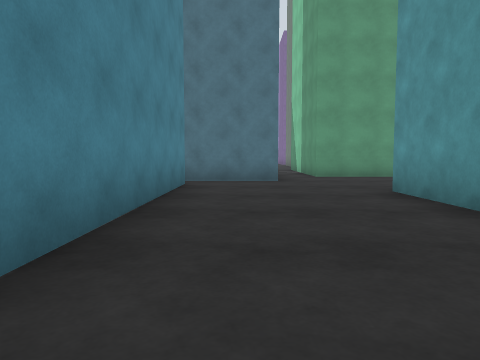
[1] (above)

24 first-person views from a walk through a robot-simulator world made for Gazebo. The camera is 1.2 m above the floor, tilts 4° down and sees 70° across. The floor is counted in squares, 2 m on a side. Each view is taken from the middle of a square. On the plan, view 1 faces up. The plan holds only what a view shows up to about 9 squares ahead; the rest is blank.

[2]
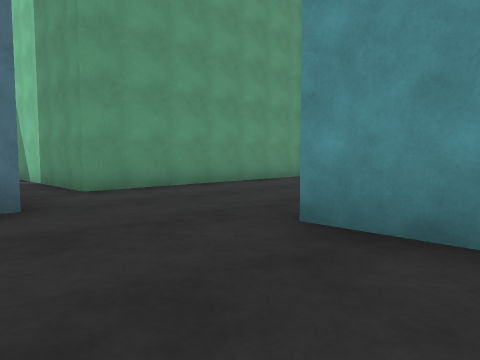

[3]
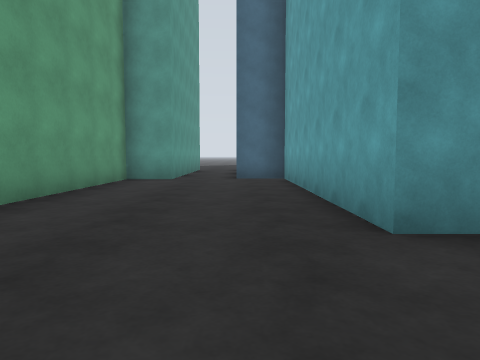

[4]
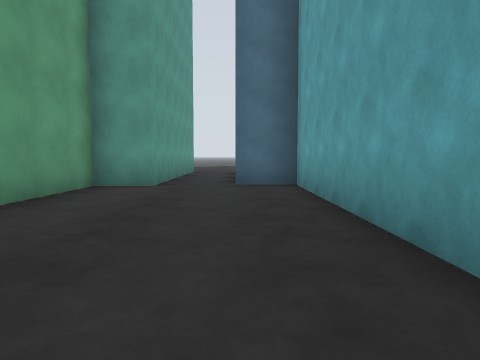

[5]
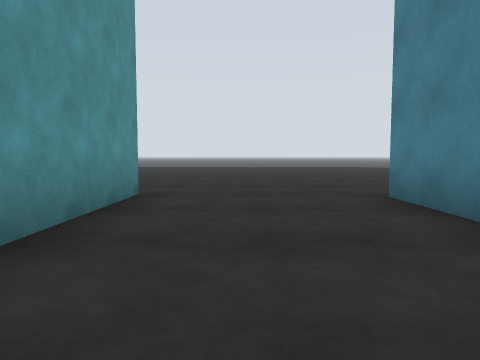

[6]
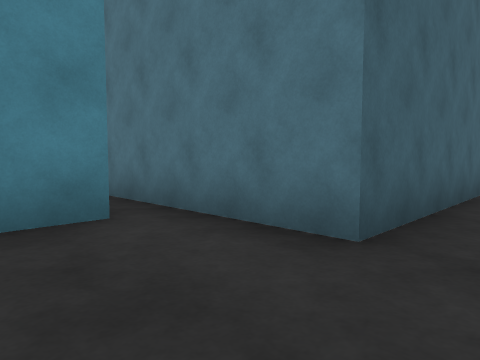

[7]
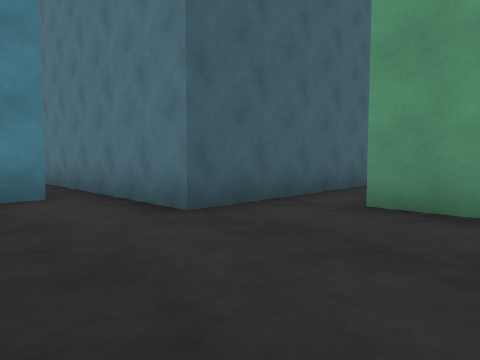

[8]
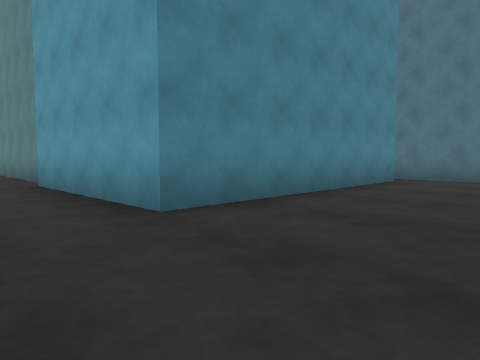

[9]
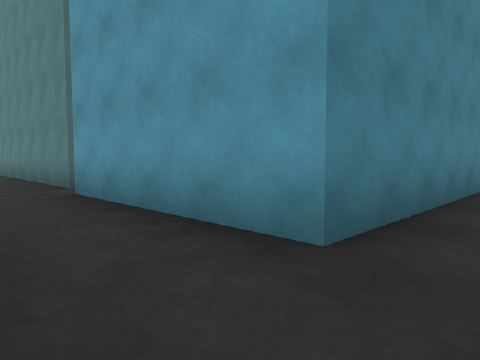

[10]
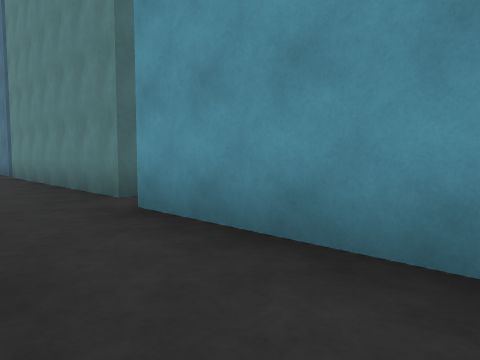

[11]
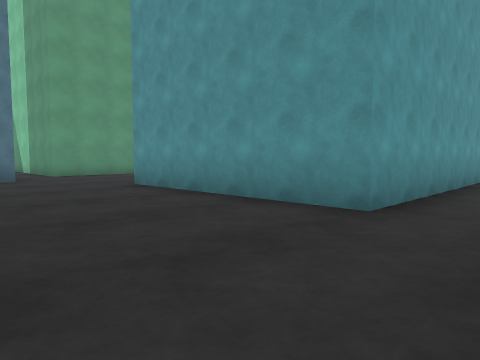

[12]
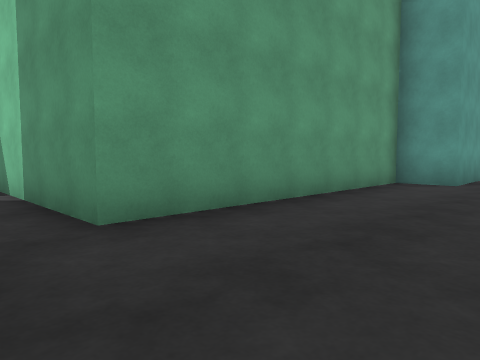

[13]
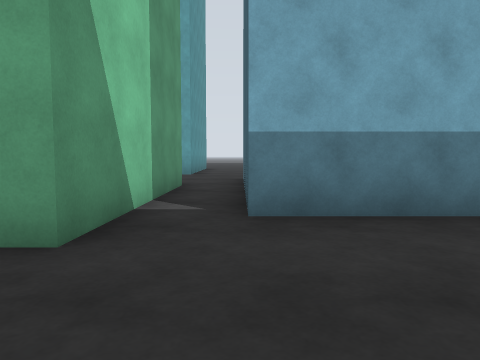

[14]
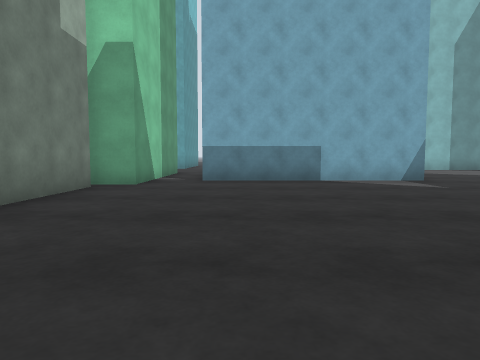

[15]
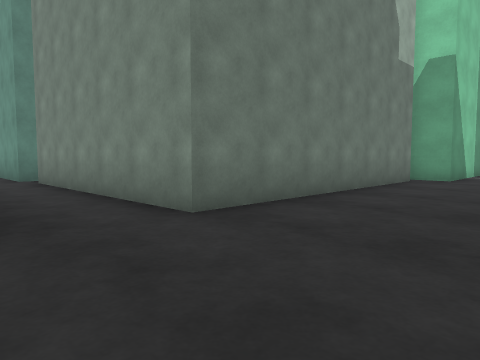

[16]
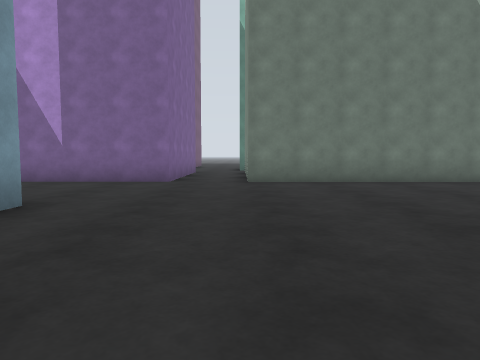

[17]
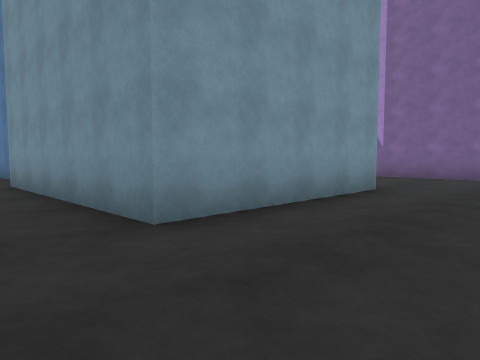

[18]
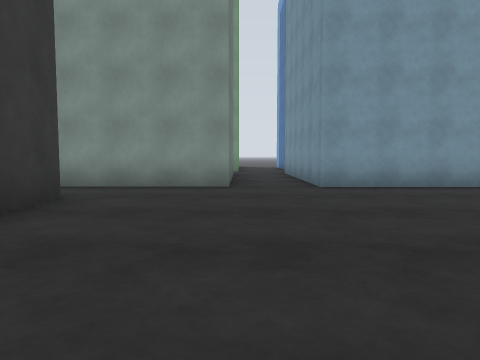

[19]
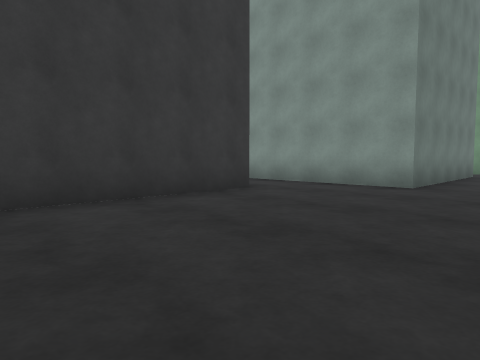

[20]
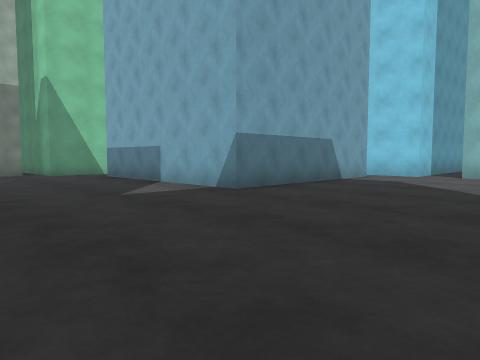

[21]
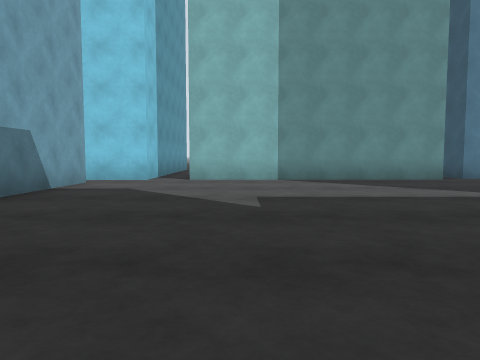

[22]
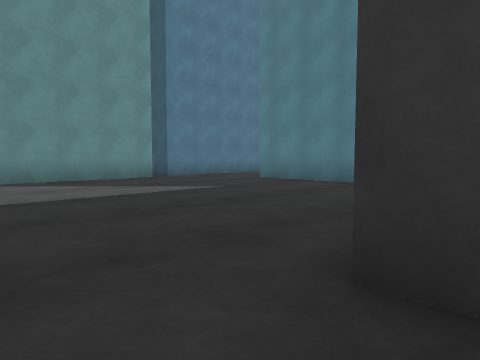

[23]
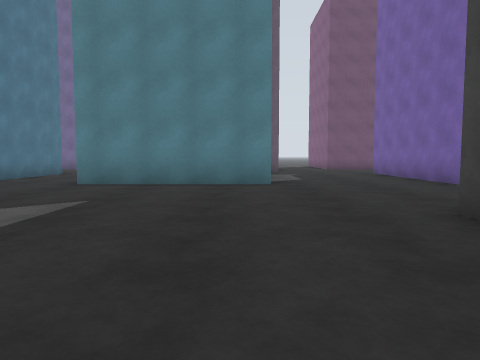

[24]
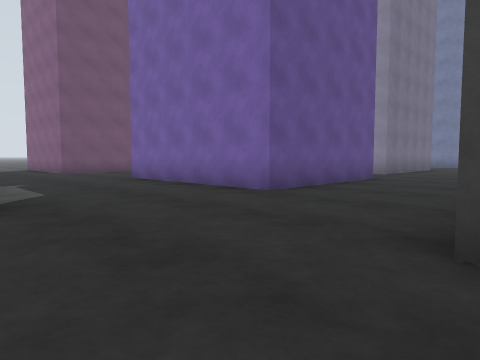

### Floor plan
Key: @ floor where view 1 was taken; . floor; B cyan box; P cyan post; G green post; L blue post; R grey box; E green box; U purple box; A blue box; Y grey post; K dark grey box.
Columns run from 21 left of view 1 to 11 right of it. Each row starts with its distance up from view 1.
 33                 A
 32                 A
 31
 30                .L
 29              Y .L
 28              Y..L
 27              Y..L       U
 26              Y..L     ..U
 25           YYYY..LLLLL...U
 24           ..............UU
 23        ..  ...................
 22       ...  K...................EE
 21       A..  K............RRRRRR
 20       A..  K..... ......R
 19       A... K.....  .....R
 18   AAAAA...  ..... ......R
 17  .........  ............R
 16 ..........KK............R
 15 .........................
 14   ......................G
 13      B...........BBBBBB.G
 12      B...........B    B.G
 11      B...........B    B.G
 10      B...........B    B.GGGGGGG
  9      ............BBBBBB.......PPP
  8     .............................
  7     LL LPPPPPPP.BB B...........L
  6                    B...........L
  5                    B....PPPPPP
  4                    B....P
  3                    B....P
  2         PPPPPPP    B....P
  1          .......BBBB....PPPPPP
  0            ..........@.......
 -1                 .........

Where each view was taken, in squares from view 1:
view 1: 0 up, 0 right, facing up
view 2: 4 up, 0 right, facing up-right
view 3: 7 up, 0 right, facing right
view 4: 7 up, 2 right, facing right
view 5: 6 up, 1 right, facing down
view 6: 6 up, 2 right, facing up-left
view 7: 6 up, 4 right, facing up-left
view 8: 1 down, 2 right, facing up-left
view 9: 1 down, 0 right, facing up-left
view 10: 1 down, 2 left, facing up-left
view 11: 1 down, 1 left, facing up-right
view 12: 7 up, 1 right, facing up-right
view 13: 17 up, 1 right, facing down
view 14: 22 up, 0 right, facing down
view 15: 24 up, 0 right, facing down-right
view 16: 22 up, 5 left, facing right
view 17: 22 up, 7 left, facing up-right
view 18: 18 up, 7 left, facing up
view 19: 18 up, 5 left, facing up-left
view 20: 18 up, 9 left, facing down-right
view 21: 16 up, 8 left, facing down
view 22: 16 up, 8 left, facing down-left
view 23: 13 up, 8 left, facing left
view 24: 13 up, 11 left, facing up-left
